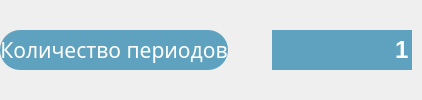
               <widget class="QWidget" name="widget_5" native="true">
                <property name="sizePolicy">
                 <sizepolicy hsizetype="Preferred" vsizetype="Minimum">
                  <horstretch>0</horstretch>
                  <verstretch>0</verstretch>
                 </sizepolicy>
                </property>
                <layout class="QHBoxLayout" name="horizontalLayout_4">
                 <property name="spacing">
                  <number>-1</number>
                 </property>
                 <property name="leftMargin">
                  <number>0</number>
                 </property>
                 <property name="topMargin">
                  <number>0</number>
                 </property>
                 <property name="rightMargin">
                  <number>10</number>
                 </property>
                 <property name="bottomMargin">
                  <number>0</number>
                 </property>
                 <item>
                  <widget class="QLabel" name="label_2">
                   <property name="sizePolicy">
                    <sizepolicy hsizetype="Preferred" vsizetype="Fixed">
                     <horstretch>0</horstretch>
                     <verstretch>0</verstretch>
                    </sizepolicy>
                   </property>
                   <property name="minimumSize">
                    <size>
                     <width>0</width>
                     <height>40</height>
                    </size>
                   </property>
                   <property name="font">
                    <font>
                     <family>Optima</family>
                     <pointsize>16</pointsize>
                     <italic>false</italic>
                    </font>
                   </property>
                   <property name="styleSheet">
                    <string notr="true">QLabel {
     border: none;
	height: 40px;
     border-radius: 20px;
	background-color: #5EA2BF;
	color: white;
 }</string>
                   </property>
                   <property name="text">
                    <string>Количество периодов</string>
                   </property>
                   <property name="alignment">
                    <set>Qt::AlignCenter</set>
                   </property>
                   <property name="margin">
                    <number>0</number>
                   </property>
                  </widget>
                 </item>
                 <item>
                  <widget class="QPushButton" name="info_2">
                   <property name="enabled">
                    <bool>true</bool>
                   </property>
                   <property name="sizePolicy">
                    <sizepolicy hsizetype="Fixed" vsizetype="Fixed">
                     <horstretch>0</horstretch>
                     <verstretch>0</verstretch>
                    </sizepolicy>
                   </property>
                   <property name="minimumSize">
                    <size>
                     <width>32</width>
                     <height>32</height>
                    </size>
                   </property>
                   <property name="maximumSize">
                    <size>
                     <width>32</width>
                     <height>32</height>
                    </size>
                   </property>
                   <property name="autoFillBackground">
                    <bool>false</bool>
                   </property>
                   <property name="styleSheet">
                    <string notr="true"> QPushButton {
     border: none;
	background-color: none;
 }</string>
                   </property>
                   <property name="text">
                    <string/>
                   </property>
                   <property name="icon">
                    <iconset resource="resources.qrc">
                     <normaloff>:/resources/info.svg</normaloff>:/resources/info.svg</iconset>
                   </property>
                   <property name="iconSize">
                    <size>
                     <width>32</width>
                     <height>32</height>
                    </size>
                   </property>
                  </widget>
                 </item>
                 <item>
                  <widget class="QSpinBox" name="spinBox">
                   <property name="sizePolicy">
                    <sizepolicy hsizetype="Fixed" vsizetype="Fixed">
                     <horstretch>0</horstretch>
                     <verstretch>0</verstretch>
                    </sizepolicy>
                   </property>
                   <property name="minimumSize">
                    <size>
                     <width>140</width>
                     <height>40</height>
                    </size>
                   </property>
                   <property name="font">
                    <font>
                     <family>Helvetica</family>
                     <pointsize>18</pointsize>
                     <bold>true</bold>
                    </font>
                   </property>
                   <property name="styleSheet">
                    <string notr="true">QSpinBox
{
     border: none;
	background-color: #5EA2BF;
	color: white;
}

QSpinBox:focused
{
    border-width: 2px;
    border-style: solid;
    border-color: red;
}</string>
                   </property>
                   <property name="alignment">
                    <set>Qt::AlignRight|Qt::AlignTrailing|Qt::AlignVCenter</set>
                   </property>
                   <property name="buttonSymbols">
                    <enum>QAbstractSpinBox::NoButtons</enum>
                   </property>
                   <property name="minimum">
                    <number>1</number>
                   </property>
                   <property name="maximum">
                    <number>10000000</number>
                   </property>
                  </widget>
                 </item>
                </layout>
               </widget>
